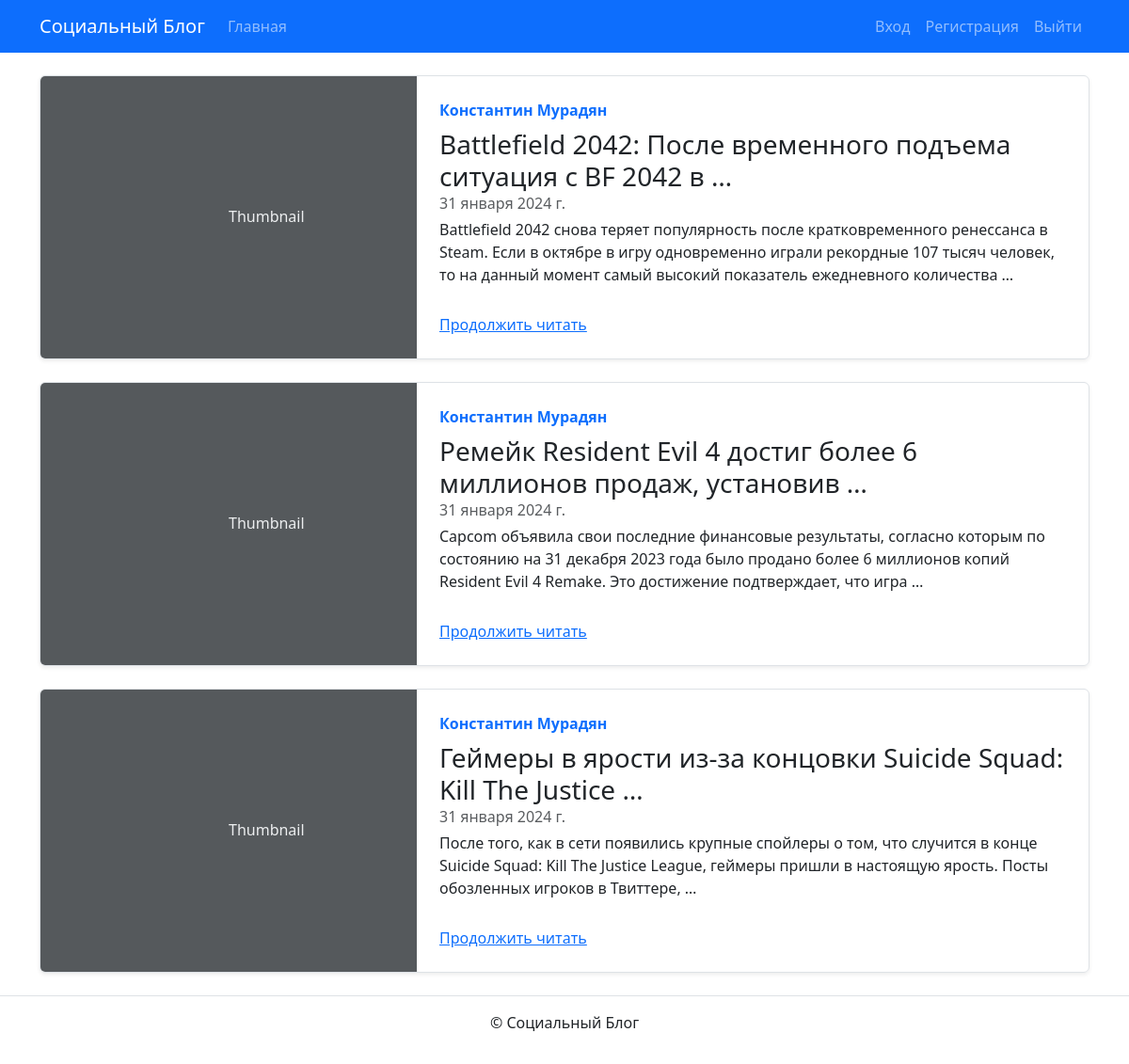
The page / on the database its author committed.
### blog/models/post_model.py (models this page shows, shortened)
class Post(models.Model):
    title = models.CharField(verbose_name="Название новости", max_length=150)
    text = models.TextField(verbose_name="Тело статьи")
    date_create = models.DateField(verbose_name="Дата создания", auto_now=True)
    data_update = models.DateField(verbose_name="Дата обновления", null=True, blank=True)
    user = models.ForeignKey(CustomUser, verbose_name="Автор", on_delete=models.CASCADE)
    class Meta:
        verbose_name="Пост"
        verbose_name_plural="Посты"

### users/models/custom_user_model.py (models this page shows)
class CustomUser(AbstractUser):
    objects = UserManager
    email = models.EmailField(verbose_name="Эллектронная почта", unique=True)
    USERNAME_FIELD = 'email'
    REQUIRED_FIELDS = ['username']
    def __str__(self):
        return f'{self.first_name} {self.last_name}'
    class Meta:
        verbose_name="Пользователь"
        verbose_name_plural="пользователи"

### blog/views/post_list_view.py (the view)
# urls.py: path('', PostListView.as_view(), name='main_page'),
class PostListView(ListView):
    model = Post
    template_name = "blog/index.html"
    context_object_name = "posts"

### templates/blog/index.html (shortened to what this page needs)
{% extends "base.html" %}
{% block content %}
      {% for post in posts %}
        <div class="col-md-12">
          <div class="row g-0 border rounded overflow-hidden flex-md-row mb-4 shadow-sm h-md-250 position-relative">
            <div class="col-auto d-none d-lg-block">
              <svg class="bd-placeholder-img" width="400" height="300" xmlns="http://www.w3.org/2000/svg" role="img" aria-label="Placeholder: Thumbnail" preserveAspectRatio="xMidYMid slice" focusable="false"><title>Placeholder</title><rect width="100%" height="100%" fill="#55595c"></rect><text x="50%" y="50%" fill="#eceeef" dy=".3em">Thumbnail</text></svg>
            </div>
            <div class="col p-4 d-flex flex-column position-static">
              <strong class="d-inline-block mb-2 text-primary">{{post.user}}</strong>
              <h3 class="mb-0">{{post.title|truncatewords:10}}</h3>
              <div class="mb-1 text-muted">{{post.date_create}}</div>
              <p class="card-text mb-auto">{{post.text|truncatewords:30}}</p>
              <a href="{% url 'blog:single_post' post.id %}" target="_blank" class="stretched-link">Продолжить читать</a>
            </div>
          </div>
      {% endfor %}
    </div>
{% endblock %}

### rows shown on the page
Post: user "Константин Мурадян", title "Battlefield 2042: После временного подъема ситуация с BF 2042 в …", date_create "31 января 2024 г.", text "Battlefield 2042 снова теряет популярность после кратковременного ренессанса в Steam. Если в октябре в игру одновременно играли рекордные 107 тысяч человек, то на данный момент самый высокий показатель ежедневного количества …"
Post: user "Константин Мурадян", title "Ремейк Resident Evil 4 достиг более 6 миллионов продаж, установив …", date_create "31 января 2024 г.", text "Capcom объявила свои последние финансовые результаты, согласно которым по состоянию на 31 декабря 2023 года было продано более 6 миллионов копий Resident Evil 4 Remake. Это достижение подтверждает, что игра …"
Post: user "Константин Мурадян", title "Геймеры в ярости из-за концовки Suicide Squad: Kill The Justice …", date_create "31 января 2024 г.", text "После того, как в сети появились крупные спойлеры о том, что случится в конце Suicide Squad: Kill The Justice League, геймеры пришли в настоящую ярость. Посты обозленных игроков в Твиттере, …"
